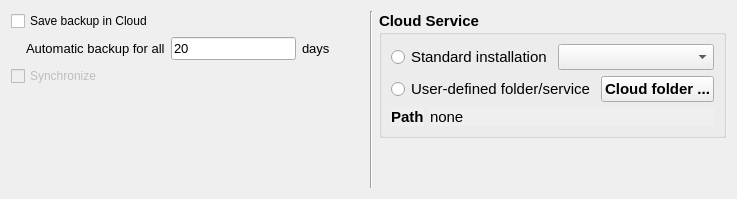
                  <widget class="QWidget" name="scrollAreaWidgetContents_4">
                   <property name="geometry">
                    <rect>
                     <x>0</x>
                     <y>0</y>
                     <width>737</width>
                     <height>199</height>
                    </rect>
                   </property>
                   <layout class="QHBoxLayout" name="horizontalLayout_52">
                    <item>
                     <layout class="QVBoxLayout" name="verticalLayout_8">
                      <item>
                       <widget class="QCheckBox" name="cloud_backup">
                        <property name="text">
                         <string>Save backup in Cloud</string>
                        </property>
                       </widget>
                      </item>
                      <item>
                       <layout class="QHBoxLayout" name="horizontalLayout_16">
                        <item>
                         <spacer name="horizontalSpacer_17">
                          <property name="orientation">
                           <enum>Qt::Horizontal</enum>
                          </property>
                          <property name="sizeType">
                           <enum>QSizePolicy::Fixed</enum>
                          </property>
                          <property name="sizeHint" stdset="0">
                           <size>
                            <width>15</width>
                            <height>20</height>
                           </size>
                          </property>
                         </spacer>
                        </item>
                        <item>
                         <widget class="QLabel" name="label_37">
                          <property name="sizePolicy">
                           <sizepolicy hsizetype="Maximum" vsizetype="Preferred">
                            <horstretch>0</horstretch>
                            <verstretch>0</verstretch>
                           </sizepolicy>
                          </property>
                          <property name="font">
                           <font>
                            <pointsize>10</pointsize>
                           </font>
                          </property>
                          <property name="text">
                           <string>Automatic backup for all</string>
                          </property>
                         </widget>
                        </item>
                        <item>
                         <widget class="QLineEdit" name="automatische_sicherung_alle_eingabe_2">
                          <property name="sizePolicy">
                           <sizepolicy hsizetype="Fixed" vsizetype="Fixed">
                            <horstretch>0</horstretch>
                            <verstretch>0</verstretch>
                           </sizepolicy>
                          </property>
                          <property name="font">
                           <font>
                            <pointsize>10</pointsize>
                           </font>
                          </property>
                          <property name="text">
                           <string notr="true">20</string>
                          </property>
                         </widget>
                        </item>
                        <item>
                         <widget class="QLabel" name="label_38">
                          <property name="sizePolicy">
                           <sizepolicy hsizetype="Maximum" vsizetype="Preferred">
                            <horstretch>0</horstretch>
                            <verstretch>0</verstretch>
                           </sizepolicy>
                          </property>
                          <property name="font">
                           <font>
                            <pointsize>10</pointsize>
                           </font>
                          </property>
                          <property name="text">
                           <string>days</string>
                          </property>
                         </widget>
                        </item>
                        <item>
                         <spacer name="horizontalSpacer_12">
                          <property name="orientation">
                           <enum>Qt::Horizontal</enum>
                          </property>
                          <property name="sizeType">
                           <enum>QSizePolicy::Expanding</enum>
                          </property>
                          <property name="sizeHint" stdset="0">
                           <size>
                            <width>40</width>
                            <height>20</height>
                           </size>
                          </property>
                         </spacer>
                        </item>
                       </layout>
                      </item>
                      <item>
                       <widget class="QCheckBox" name="cloud_mobile">
                        <property name="enabled">
                         <bool>false</bool>
                        </property>
                        <property name="text">
                         <string>Synchronize</string>
                        </property>
                       </widget>
                      </item>
                      <item>
                       <spacer name="verticalSpacer_5">
                        <property name="orientation">
                         <enum>Qt::Vertical</enum>
                        </property>
                        <property name="sizeHint" stdset="0">
                         <size>
                          <width>20</width>
                          <height>40</height>
                         </size>
                        </property>
                       </spacer>
                      </item>
                     </layout>
                    </item>
                    <item>
                     <widget class="Line" name="line_19">
                      <property name="orientation">
                       <enum>Qt::Vertical</enum>
                      </property>
                     </widget>
                    </item>
                    <item>
                     <layout class="QVBoxLayout" name="verticalLayout_18">
                      <item>
                       <widget class="QGroupBox" name="groupBox_11">
                        <property name="sizePolicy">
                         <sizepolicy hsizetype="Minimum" vsizetype="Minimum">
                          <horstretch>0</horstretch>
                          <verstretch>0</verstretch>
                         </sizepolicy>
                        </property>
                        <property name="font">
                         <font>
                          <pointsize>11</pointsize>
                          <weight>75</weight>
                          <bold>true</bold>
                         </font>
                        </property>
                        <property name="title">
                         <string>Cloud Service</string>
                        </property>
                        <property name="flat">
                         <bool>false</bool>
                        </property>
                        <layout class="QVBoxLayout" name="verticalLayout_13">
                         <item>
                          <layout class="QHBoxLayout" name="horizontalLayout_43">
                           <item>
                            <widget class="QRadioButton" name="CloudService">
                             <property name="font">
                              <font>
                               <pointsize>11</pointsize>
                               <weight>50</weight>
                               <bold>false</bold>
                              </font>
                             </property>
                             <property name="text">
                              <string>Standard installation</string>
                             </property>
                            </widget>
                           </item>
                           <item>
                            <widget class="QComboBox" name="combo_CloudService">
                             <property name="focusPolicy">
                              <enum>Qt::ClickFocus</enum>
                             </property>
                            </widget>
                           </item>
                          </layout>
                         </item>
                         <item>
                          <layout class="QHBoxLayout" name="horizontalLayout_11">
                           <item>
                            <widget class="QRadioButton" name="other">
                             <property name="font">
                              <font>
                               <pointsize>11</pointsize>
                               <weight>50</weight>
                               <bold>false</bold>
                              </font>
                             </property>
                             <property name="text">
                              <string>User-defined folder/service</string>
                             </property>
                            </widget>
                           </item>
                           <item>
                            <widget class="QPushButton" name="CloudDirButton">
                             <property name="focusPolicy">
                              <enum>Qt::ClickFocus</enum>
                             </property>
                             <property name="text">
                              <string>Cloud folder ...</string>
                             </property>
                            </widget>
                           </item>
                          </layout>
                         </item>
                         <item>
                          <layout class="QHBoxLayout" name="horizontalLayout_10">
                           <item>
                            <widget class="QLabel" name="label_17">
                             <property name="sizePolicy">
                              <sizepolicy hsizetype="Maximum" vsizetype="Minimum">
                               <horstretch>0</horstretch>
                               <verstretch>0</verstretch>
                              </sizepolicy>
                             </property>
                             <property name="font">
                              <font>
                               <weight>75</weight>
                               <bold>true</bold>
                              </font>
                             </property>
                             <property name="autoFillBackground">
                              <bool>true</bool>
                             </property>
                             <property name="styleSheet">
                              <string notr="true">border-top-color: rgb(138, 138, 138);</string>
                             </property>
                             <property name="text">
                              <string>Path</string>
                             </property>
                            </widget>
                           </item>
                           <item>
                            <widget class="QLabel" name="cloudbackup_label">
                             <property name="sizePolicy">
                              <sizepolicy hsizetype="Minimum" vsizetype="Preferred">
                               <horstretch>0</horstretch>
                               <verstretch>0</verstretch>
                              </sizepolicy>
                             </property>
                             <property name="font">
                              <font>
                               <weight>50</weight>
                               <bold>false</bold>
                              </font>
                             </property>
                             <property name="autoFillBackground">
                              <bool>true</bool>
                             </property>
                             <property name="text">
                              <string notr="true">none</string>
                             </property>
                            </widget>
                           </item>
                          </layout>
                         </item>
                        </layout>
                       </widget>
                      </item>
                      <item>
                       <spacer name="horizontalSpacer_16">
                        <property name="orientation">
                         <enum>Qt::Horizontal</enum>
                        </property>
                        <property name="sizeType">
                         <enum>QSizePolicy::Expanding</enum>
                        </property>
                        <property name="sizeHint" stdset="0">
                         <size>
                          <width>40</width>
                          <height>20</height>
                         </size>
                        </property>
                       </spacer>
                      </item>
                      <item>
                       <spacer name="verticalSpacer_9">
                        <property name="orientation">
                         <enum>Qt::Vertical</enum>
                        </property>
                        <property name="sizeHint" stdset="0">
                         <size>
                          <width>20</width>
                          <height>40</height>
                         </size>
                        </property>
                       </spacer>
                      </item>
                     </layout>
                    </item>
                   </layout>
                   <zorder>line_19</zorder>
                   <zorder></zorder>
                  </widget>
